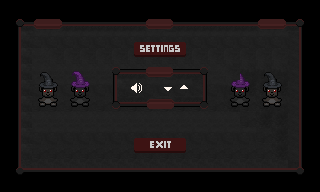

Below is a game level as drawn by its tile map, then a one-line description and the .tmx file that defines it, in full:
An orthogonal 20x12 tile map with 16x16 px tiles, 3 tile layers (fondo, botones, detalles), 2 tilesets and 4 objects (barraVolumen, exit, bajarVol, subirVol).

<map version="1.10" tiledversion="1.12.2" orientation="orthogonal" renderorder="right-down" width="20" height="12" tilewidth="16" tileheight="16" infinite="0" nextlayerid="5" nextobjectid="6">
 <tileset firstgid="1" source="uiFondoMenu.tsx" />
 <tileset firstgid="257" source="uiSettings.tsx" />
 <layer id="1" name="fondo" width="20" height="12">
  <data encoding="csv">
0,0,0,0,0,0,0,0,0,0,0,0,0,0,0,0,0,0,0,0,
0,137,138,2147483786,10,10,10,10,10,138,139,10,10,10,10,10,138,2147483786,2147483785,0,
0,169,170,170,170,170,170,170,170,170,170,170,170,170,170,170,170,170,172,0,
0,169,154,155,155,155,155,155,155,155,155,155,155,155,155,155,155,155,172,0,
0,169,154,154,154,154,154,154,154,154,154,154,154,154,155,171,171,171,172,0,
0,169,170,170,170,170,170,170,170,170,170,170,170,170,171,187,187,187,172,0,
0,169,186,186,186,186,186,186,186,186,186,186,186,186,187,186,187,171,172,0,
0,169,154,154,154,154,154,154,154,154,154,154,154,154,154,186,187,187,172,0,
0,169,170,170,170,170,170,170,170,170,170,170,170,170,170,170,186,187,172,0,
0,169,186,186,186,186,186,186,186,186,186,186,186,186,186,186,186,187,172,0,
0,201,202,202,202,202,202,202,202,202,202,202,202,202,202,202,202,202,204,0,
0,0,0,0,0,0,0,0,0,0,0,0,0,0,0,0,0,0,0,0
</data>
 </layer>
 <layer id="3" name="botones" width="20" height="12">
  <data encoding="csv">
0,0,0,0,0,0,0,0,0,0,0,0,0,0,0,0,0,0,0,0,
0,0,0,0,0,0,0,0,0,0,0,0,0,0,0,0,0,0,0,0,
0,0,0,0,0,0,0,0,161,162,163,164,0,0,0,0,0,0,0,0,
0,0,0,0,0,0,0,0,177,178,179,180,0,0,0,0,0,0,0,0,
0,0,0,0,0,0,0,137,10,138,139,10,140,0,0,0,0,0,0,0,
0,0,425,426,75,76,0,169,447,170,2684355022,1610613198,172,0,75,76,425,426,0,0,
0,0,439,440,91,92,0,3221225612,3221225482,3221225611,3221225610,3221225482,3221225609,0,91,92,439,440,0,0,
0,0,0,0,0,0,0,0,0,0,0,0,0,0,0,0,0,0,0,0,
0,0,0,0,0,0,0,0,193,194,195,196,0,0,0,0,0,0,0,0,
0,0,0,0,0,0,0,0,209,210,211,212,0,0,0,0,0,0,0,0,
0,0,0,0,0,0,0,0,0,0,0,0,0,0,0,0,0,0,0,0,
0,0,0,0,0,0,0,0,0,0,0,0,0,0,0,0,0,0,0,0
</data>
 </layer>
 <layer id="2" name="detalles" width="20" height="12">
  <data encoding="csv">
0,0,0,0,0,0,0,0,0,0,0,0,0,0,0,0,0,0,0,0,
0,0,0,0,0,0,0,0,0,0,0,0,0,0,0,0,0,0,0,0,
0,0,0,0,0,0,0,0,0,0,0,0,0,0,0,0,0,0,0,0,
0,0,0,0,0,0,0,0,0,0,0,0,0,0,0,0,0,0,0,0,
0,0,369,370,397,398,0,0,0,0,0,0,0,0,0,398,369,370,0,0,
0,0,383,384,411,412,0,0,0,0,0,0,0,0,411,412,383,384,0,0,
0,0,0,0,0,0,0,0,0,0,0,0,0,0,0,0,0,0,0,0,
0,0,0,0,0,0,0,0,0,0,0,0,0,0,0,0,0,0,0,0,
0,0,0,0,0,0,0,0,0,0,0,0,0,0,0,0,0,0,0,0,
0,0,0,0,0,0,0,0,0,0,0,0,0,0,0,0,0,0,0,0,
0,0,0,0,0,0,0,0,0,0,0,0,0,0,0,0,0,0,0,0,
0,0,0,0,0,0,0,0,0,0,0,0,0,0,0,0,0,0,0,0
</data>
 </layer>
 <objectgroup id="4" name="objetos">
  <object id="1" name="barraVolumen" x="113.661" y="112.741" width="94.7944" height="16.1058" />
  <object id="2" name="exit" x="134.369" y="136.67" width="51.5387" height="14.7253" />
  <object id="3" name="bajarVol" x="161.519" y="80.069" width="15.6457" height="15.6457" />
  <object id="4" name="subirVol" x="177.624" y="80.069" width="15.1855" height="16.566" />
 </objectgroup>
</map>
